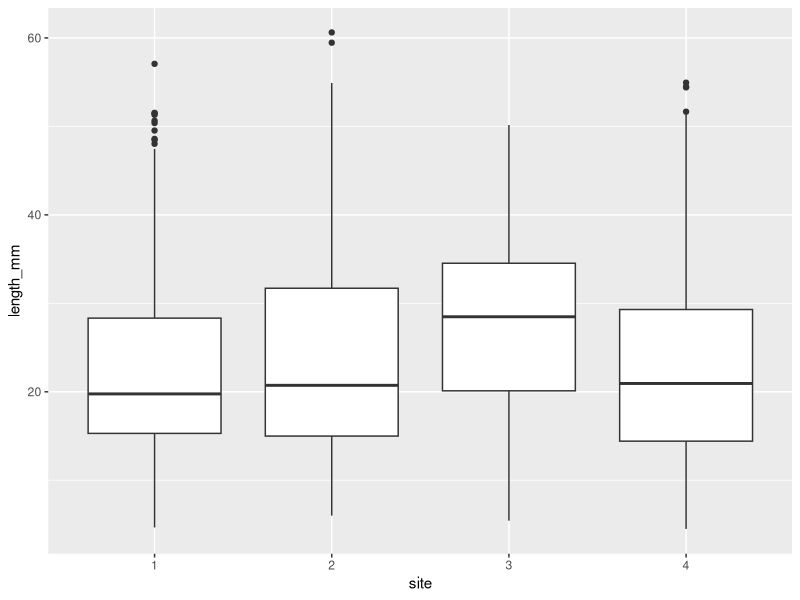
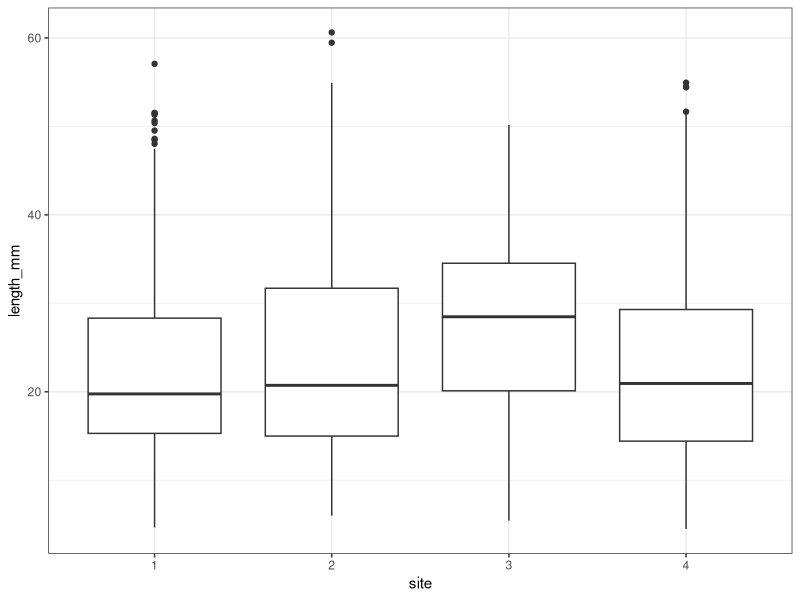
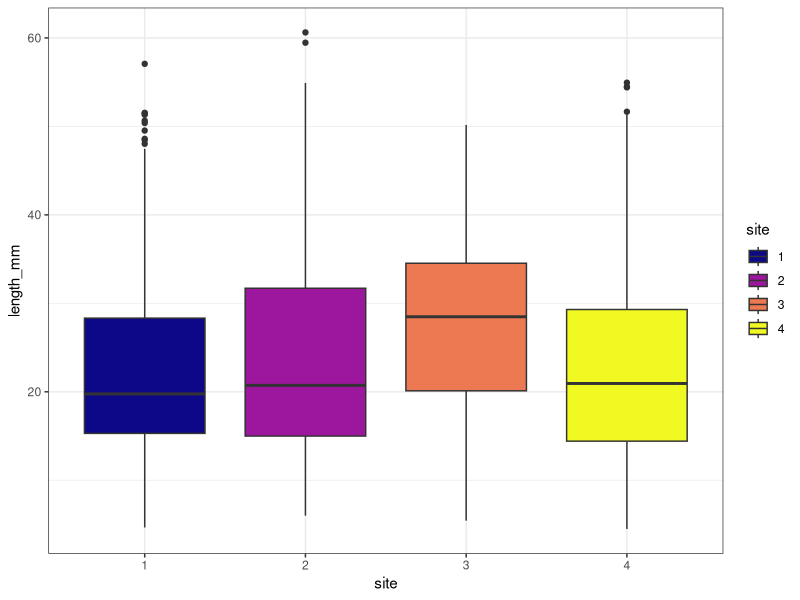
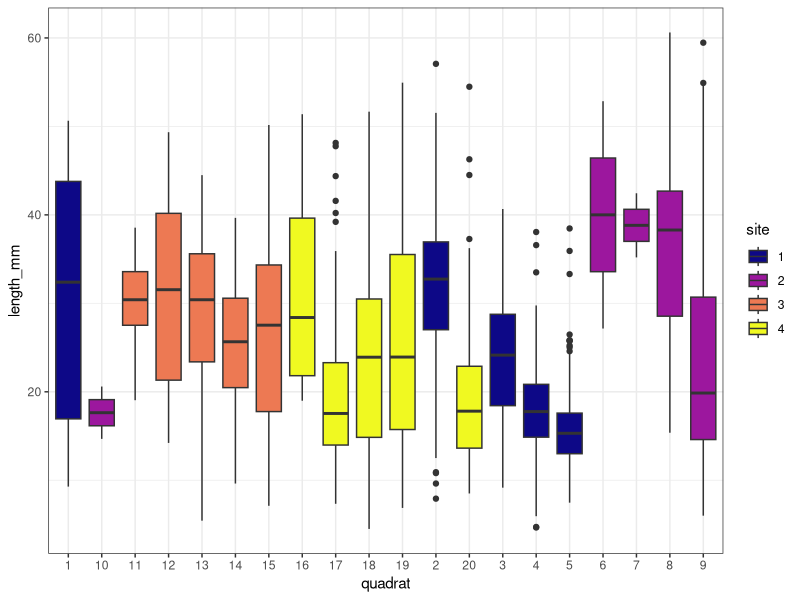
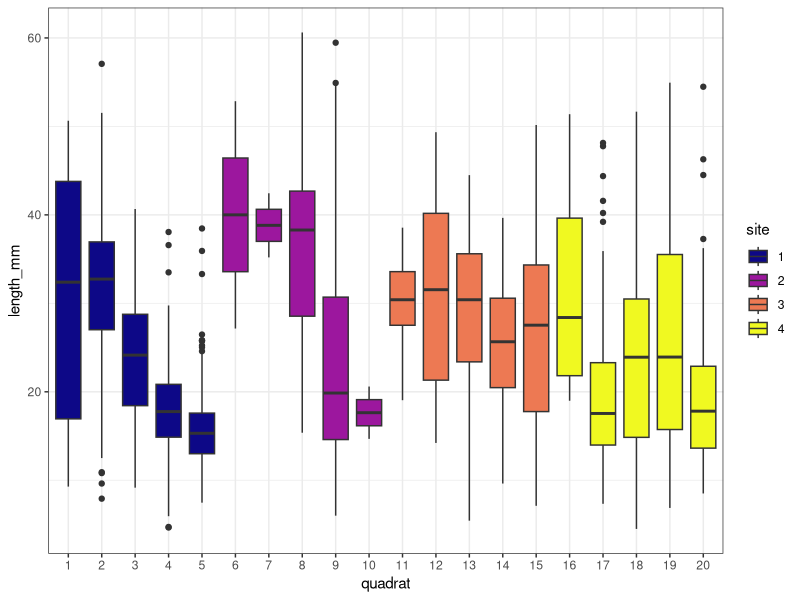
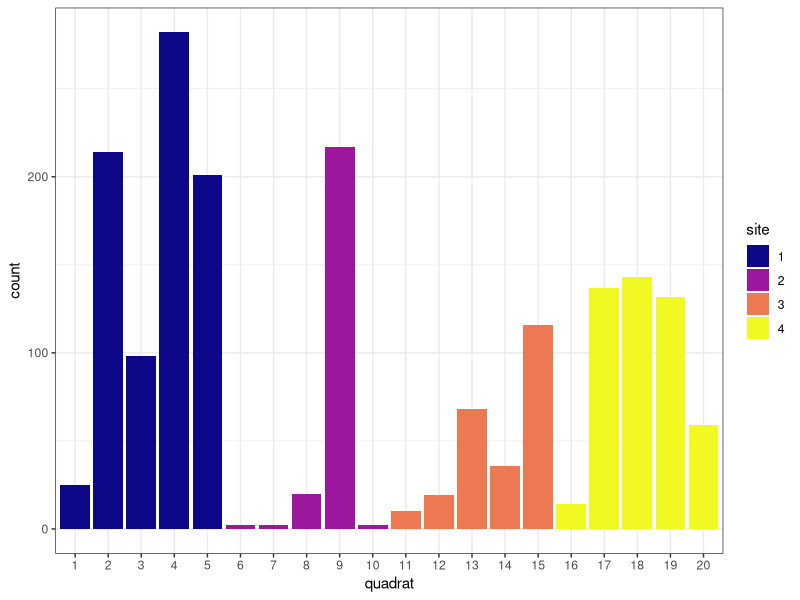
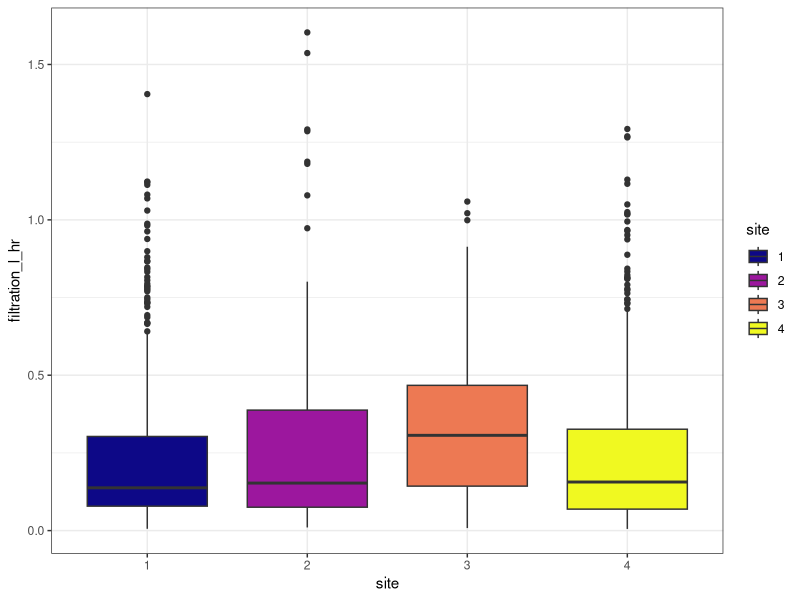
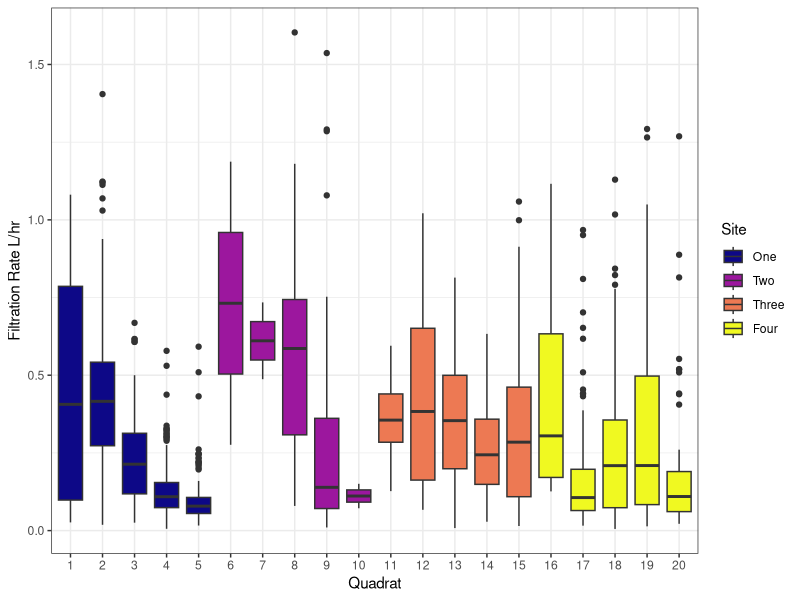

Generate these figures, in order, with R: (Note: this script raises an error after producing the figures.)
#++++++++++++++++++++++++++++++++++++++++++++++++++++++++++++++++++++++++++++++++++
#                                                                                ##
# R INTRODUCTION                                                                 ##
# Data source: Kasitsna Bay Lab - NCCOS - NOAA                                   ##
# R code prepared by NAME                                                        ##
# Last updated 2024-07-18                                                        ##
#                                                                                ##
#++++++++++++++++++++++++++++++++++++++++++++++++++++++++++++++++++++++++++++++++++

# SUMMARY:
# Here is a narrative summary of the script.

# Required Files (check that script is loading latest version):
# mussel_data.csv
# tidalbands_shore_information_translatedPolygon.shp
# Jakolof_Bay_poly.kml

# Associated Scripts:
# FILE.R

# +++++++++++++++++++++++++++++++++++++++++++++++++++++++++++++++++++++++++++++++++
# TABLE OF CONTENTS                                                            ####
#                                                                                 +
# RECENT CHANGES TO SCRIPT                                                        +
# LOAD PACKAGES                                                                   +
# READ IN AND PREPARE DATA                                                        +
# MANIPULATE DATA                                                                 +
#                                                                                 +
#++++++++++++++++++++++++++++++++++++++++++++++++++++++++++++++++++++++++++++++++++

#++++++++++++++++++++++++++++++++++++++++++++++++++++++++++++++++++++++++++++++++++
# RECENT CHANGES TO SCRIPT                                                     ####
#++++++++++++++++++++++++++++++++++++++++++++++++++++++++++++++++++++++++++++++++++
 
# 2024/07/17 Script created

#++++++++++++++++++++++++++++++++++++++++++++++++++++++++++++++++++++++++++++++++++
# LOAD PACKAGES & PREPARE WORKSPACE                                            ####
#++++++++++++++++++++++++++++++++++++++++++++++++++++++++++++++++++++++++++++++++++

# clear any existing data in the environment
rm(list = ls())

library(tidyverse) # tidyverse is a collection of packages for data manipulation
library(viridis) # viridis is a color-blind friendly palette for graphs

#++++++++++++++++++++++++++++++++++++++++++++++++++++++++++++++++++++++++++++++++++
# READ IN AND PREPARE DATA                                                     ####
#++++++++++++++++++++++++++++++++++++++++++++++++++++++++++++++++++++++++++++++++++

# command to read in data to R
mussel_data <- read_csv("WorkshopData/mussel_data.csv", 
                        col_types = cols(polygon_ID = col_character(), 
                                         quadrat = col_character(), 
                                         site = col_character())) 
# look at summary of data structure
str(mussel_data)
glimpse(mussel_data)
head(mussel_data)

#++++++++++++++++++++++++++++++++++++++++++++++++++++++++++++++++++++++++++++++++++
# EXPLORATORY SUMMARY FIGURES                                                  ####
#++++++++++++++++++++++++++++++++++++++++++++++++++++++++++++++++++++++++++++++++++

# the simplest ggplot boxplot
ggplot(mussel_data, aes(x = site, 
                        y = length_mm)) +
  geom_boxplot()

# adding themes
ggplot(mussel_data, aes(x = site, 
                        y = length_mm)) +
  geom_boxplot() +
  theme_bw()

# adding color
ggplot(mussel_data, aes(x = site, 
                        y = length_mm,
                        fill = site)) +
  geom_boxplot() +
  theme_bw() +
  scale_fill_viridis(discrete = TRUE,
                     option = "C") 

# separate by site and quadrat
ggplot(mussel_data, aes(x = quadrat, 
                        y = length_mm,
                        fill = site)) +
  geom_boxplot() +
  theme_bw() +
  scale_fill_viridis(discrete = TRUE,
                     option = "C") 

# reorder quadrat factor
mussel_data <- mussel_data %>%
  mutate(quadrat = factor(quadrat, levels = c("1", "2", "3", "4", "5",
                                              "6", "7", "8", "9", "10",
                                              "11", "12", "13", "14", "15",
                                              "16", "17", "18", "19", "20")))

# site and quadrat with proper ordering
ggplot(mussel_data, aes(x = quadrat, 
                        y = length_mm,
                        fill = site)) +
  geom_boxplot() +
  theme_bw() +
  scale_fill_viridis(discrete = TRUE,
                     option = "C")

# total number of mussels per quadrat
ggplot(mussel_data, aes(x = quadrat,
                        fill = site)) +
  stat_count() +
  theme_bw() +
  scale_fill_viridis(discrete = TRUE,
                     option = "C") 

#++++++++++++++++++++++++++++++++++++++++++++++++++++++++++++++++++++++++++++++++++
# DATA MANIPULATION & VISUALIZATION                                            ####
#++++++++++++++++++++++++++++++++++++++++++++++++++++++++++++++++++++++++++++++++++

# How much water can mussels filter per hour calculated from their length?

# equation: Rc = 0.0002L^2.19 from Jones et al. 1992

mussel_data <- mussel_data %>%
  mutate(filtration_l_hr = 0.0002 * length_mm^2.19)

# how many liters per hour do the measured mussels filter combined?
sum(mussel_data$filtration_l_hr)

# liters filtered per hour per site
ggplot(mussel_data, aes(x = site,
                        y = filtration_l_hr,
                        fill = site)) +
  geom_boxplot() +
  theme_bw() +
  scale_fill_viridis(discrete = TRUE,
                     option = "C")

# liters filtered per hour per quadrat
ggplot(mussel_data, aes(x = quadrat,
                        y = filtration_l_hr,
                        fill = site)) +
  geom_boxplot() +
  theme_bw() +
  scale_fill_viridis("Site", 
                     labels = c("One",
                                "Two",
                                "Three",
                                "Four"),
                     discrete = TRUE,
                     option = "C") +
  labs(x = "Quadrat", y = "Filtration Rate L/hr") 

#++++++++++++++++++++++++++++++++++++++++++++++++++++++++++++++++++++++++++++++++++
# SPATIAL ANALYSIS                                                             ####
#++++++++++++++++++++++++++++++++++++++++++++++++++++++++++++++++++++++++++++++++++

# terra package works with spatial data
library(terra)

# import the shoreline spatial data
tidelands <- terra::vect("~/git/kbay_filterfeeders/data/tidalbands_shore_information_translated/tidalbands_shore_information_translatedPolygon.shp")

# turn the spatial layer into a data.frame (spreadsheet) and summarize its contents
tidelands_df <- data.frame(values(tidelands))

# plot all the tidelands data by the 'subclass' (substrate type) factor
plot(tidelands, "subclass", col = viridis(nrow(tidelands),
                                    begin = 0,
                                    end = 1,
                                    option = "turbo"))

# import a bounding shape for Jakolof Bay
jako <- terra::vect("C:/Users/Ross.Whippo/Desktop/Jakolof_Bay_poly.kml")

# check if the coordinate reference system (crs) matches the tidelands data
crs(jako)

# extract the tidelands crs
newcrs <- crs(tidelands)

# reproject the Jakolof layer in the new crs
jako_new <- terra:: project(jako, newcrs)

# crop the tidelands layer to just Jakolof
tidelands_jako <- terra::crop(tidelands, jako_new)

# plot tidelands for Jakolof by 'subclass'
plot(tidelands_jako, "subclass", col = viridis(nrow(tidelands_jako),
                                    begin = 0,
                                    end = 1,
                                    option = "turbo"))

# add centroids of polygons
plot(centroids(tidelands_jako, 
               inside = TRUE), add = TRUE)

# extract lat long of centroids
habitat_centroids <- centroids(tidelands_jako, inside = TRUE)
habitat_centroids <- project(habitat_centroids, "+proj=longlat")
coords <- project(habitat_centroids, "+proj=longlat")
plot(coords)
latlong <- extract(habitat_centroids, coords)

points <- crds(centroids(tidelands_jako, inside = TRUE))
jako_df <- data.frame(tidelands_jako)
all_substrate <- data.frame(points, jako_df$subclass)

# calculate total area of the polygons in square meters
sum(terra::expanse(tidelands_jako, unit = "m")) 

#+++++++++++++++++++
# SLOPE CORRECTION #
#+++++++++++++++++++

# FUNCTIONS
rad2deg <- function(rad) {(rad * 180) / (pi)}
deg2rad <- function(deg) {(deg * pi) / (180)}

# tide measurements from https://tidesandcurrents.noaa.gov/datums.html?id=9455517
# highest tide: 7.05 m
# mean low: 0.514 m
# total height of polygons = 6.536

# calculate multiplier to find estimated area of slope plane
# 1/cos(slope) = Multiplier
# Multiplier * Footprint Area = estimated slope area

# averaging high_slope, highmediu0, lowmedium0, low_slope and calculating estimated areas
jako_df <- jako_df %>%
  mutate(temp = str_extract(high_slope, "[0-9]-[0-9]*")) %>%
  mutate(temp = replace_na(temp, "60")) %>%
  separate_wider_delim(temp, "-", names = c("low", "high"), too_few = "align_start") %>%
  mutate(high = replace_na(high, "60")) %>%
  mutate(across(c(high, low), as.numeric)) %>%
  rowwise() %>%
  mutate(high_slope_mean = mean(c(low, high))) %>% # high mean slope
  mutate(temp1 = str_extract(highmediu0, "[0-9]-[0-9]*")) %>%
  mutate(temp1 = replace_na(temp1, "60")) %>%
  separate_wider_delim(temp1, "-", names = c("low1", "high1"), too_few = "align_start") %>%
  mutate(high1 = replace_na(high1, "60")) %>%
  mutate(across(c(high1, low1), as.numeric)) %>%
  rowwise() %>%
  mutate(highmed_slope_mean = mean(c(low1, high1))) %>% # high-med mean slope
  mutate(temp2 = str_extract(lowmedium0, "[0-9]-[0-9]*")) %>%
  mutate(temp2 = replace_na(temp2, "60")) %>%
  separate_wider_delim(temp2, "-", names = c("low2", "high2"), too_few = "align_start") %>%
  mutate(high2 = replace_na(high2, "60")) %>%
  mutate(across(c(high2, low2), as.numeric)) %>%
  rowwise() %>%
  mutate(lowmed_slope_mean = mean(c(low2, high2))) %>% # low-med mean slope
  mutate(temp3 = str_extract(low_slope, "[0-9]-[0-9]*")) %>%
  mutate(temp3 = replace_na(temp3, "60")) %>%
  separate_wider_delim(temp3, "-", names = c("low3", "high3"), too_few = "align_start") %>%
  mutate(high3 = replace_na(high3, "60")) %>%
  mutate(across(c(high3, low3), as.numeric)) %>%
  rowwise() %>%
  mutate(low_slope_mean = mean(c(low3, high3))) %>% # low mean slope
  mutate(average_slope = (high_slope_mean +
                            highmed_slope_mean +
                            lowmed_slope_mean +
                            low_slope_mean)/4) %>% # grand mean slope
  mutate(multiplier = 1/cos(deg2rad(average_slope)))

# add multiplier as value to layer  
tidelands_jako[["multiplier"]] <- jako_df$multiplier

# extract raw polygon areas
jako_polygon_area <- expanse(tidelands_jako)  

# create data frame of corrected polygon areas
jako_areas <- data.frame(jako_df$key, jako_polygon_area, jako_df$multiplier) %>%
  mutate(corrected_area = jako_polygon_area * jako_df.multiplier)

# write data as a csv
write_csv(jako_areas, "WorkshopData/jakolof_polygon_area.csv")

#+++++++++++++++++++++++++++++++++++++++++++
# JOIN SPATIAL DATA WITH MUSSEL FILTRATION #
#+++++++++++++++++++++++++++++++++++++++++++

# Determine mean tidal height for quads within substrates, mean mussel size, 
# mussel count, and filtration rates
mussel_height_summary <- mussel_data %>%
  group_by(substrate, position_percent) %>%
  summarise(across(c(tidal_height_ft,
                     length_mm,
                     filtration_l_hr), mean)) 

mussel_counts <- mussel_data %>%
        group_by(site, substrate, position_percent) %>%
        count() %>%
        ungroup() %>%
        group_by(substrate, position_percent) %>%
        mutate(mean_count = mean(n)) %>%
        ungroup() %>%
        select(substrate, position_percent, mean_count) %>%
        distinct()

mussel_height_summary <- mussel_height_summary %>%
  left_join(mussel_counts, by = c("substrate",
                                  "position_percent")) %>%
  mutate(mean_filtration = filtration_l_hr * mean_count)

# plot mean filtration by position
ggplot(mussel_height_summary, aes(x = tidal_height_ft,
                                  y = mean_filtration,
                                  fill = substrate)) +
  geom_col(position = "dodge",
           width = 0.5) +
  theme_bw() +
  scale_fill_viridis(discrete = TRUE,
                     option = "E")
  


####
#<<<<<<<<<<<<<<<<<<<<<<<<<<END OF SCRIPT>>>>>>>>>>>>>>>>>>>>>>>>#

# SCRATCH PAD ####
